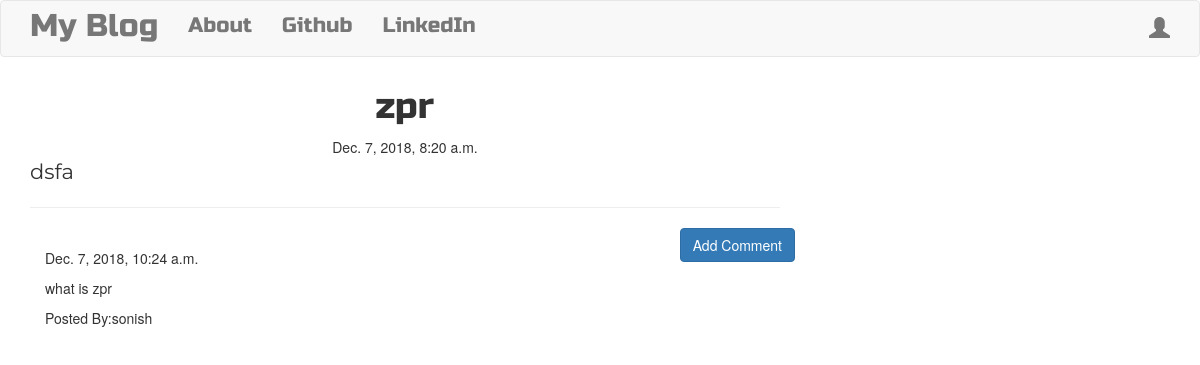
The page /post/7/ on the database as committed earlier.
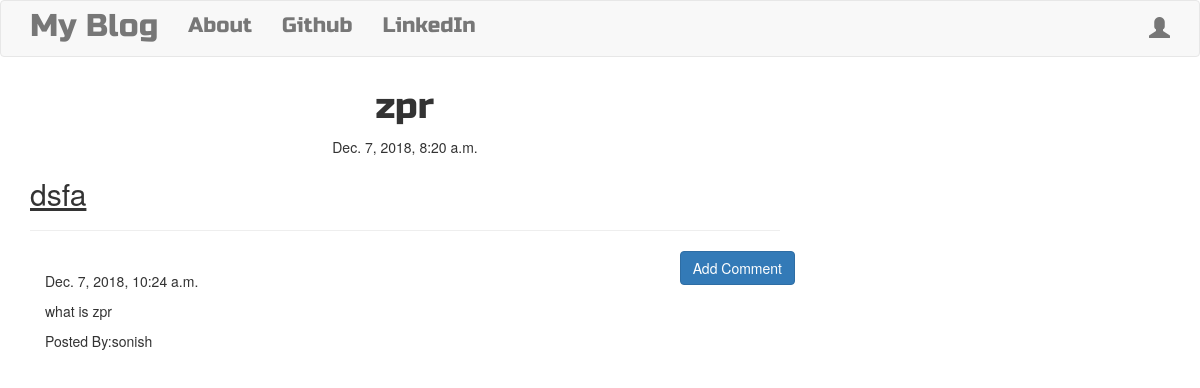
The same page on the database as committed later.
### blog/models.py (models this page shows, shortened)
class Post(models.Model):
    author = models.ForeignKey('auth.User',on_delete=models.CASCADE)
    title = models.CharField(max_length=250)
    text  = models.TextField()
    created_date= models.DateTimeField(default=timezone.now)
    published_date = models.DateTimeField(blank=True,null= True)

### blog/views.py (the view)
# urls.py: url(r'^post/(?P<pk>\d+)/$',views.PostDetailView.as_view(),name="post_detail"),
class PostDetailView(DetailView):
    model= Post

### blog/templates/blog/post_detail.html (shortened to what this page needs)
{%extends "blog/base.html"%}
{%block content%}
  <h1 class="posttitle">{{post.title}}</h1>
    {%if post.published_date%}
      <div class="date postdate">
        {{post.published_date}}
      </div>
    {%else%}
      <a class="btn btn-default" href="{%url 'post_publish' pk=post.pk%}">Publish</a>
    {%endif%}
    <p class="postcontent">{{post.text|safe|linebreaksbr}} </p>
    <hr>
    <a class ="btn btn-primary btn-comment" href="{%url 'add_comment_to_post' pk=post.pk%}">
      Add Comment
    </a>
    <div class="container">
      {%for comment in post.comments.all%}
      <br>
      {%if user.is_authenticated or comment.approved_comment%}
        {{comment.created_date}}
        <p>{{comment.text|safe|linebreaks}}</p>
        <p>Posted By:{{comment.author}}</p>
      {%endif%}
      {%empty%}
      <p>No Comments</p>
      {%endfor%}
    </div>
{%endblock%}

Rows that differ between the two databases and show on the page:
changed Post "zpr": text "dsfa" → "<h2><u>dsfa</u></h2>" (drawn)
